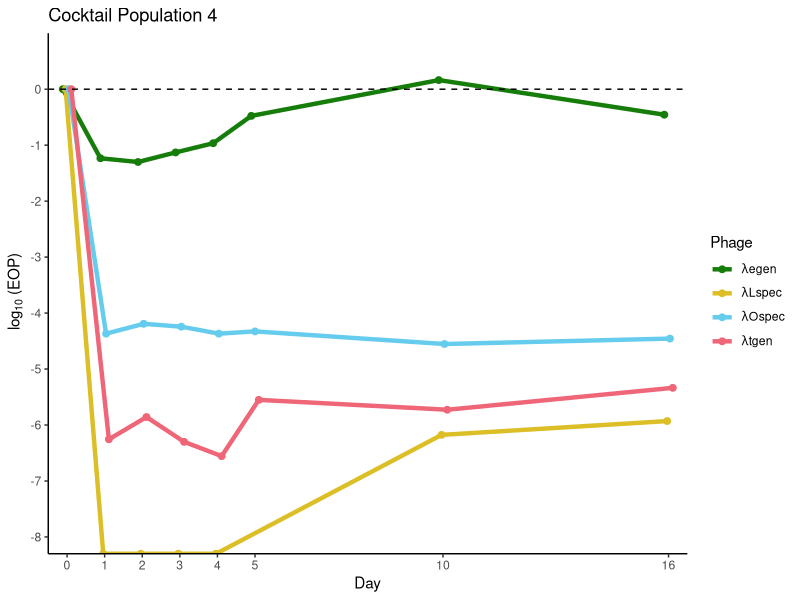
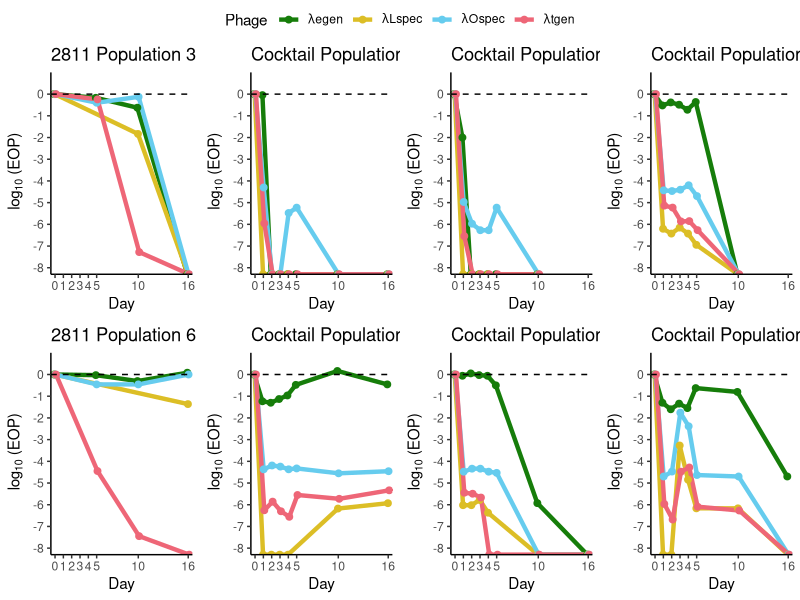

The R script that drew these images, in order:
library(ggplot2)
library(ggpubr)
library(dplyr)
library(tidyverse)
library(car)

setwd("CocktailvsGeneralist/Manuscript/Figure 5")
rawdat <- read.csv(file = "22-01-20-resistance-master.csv")
rawdat <- rawdat[!is.na(rawdat$Titer),]

# Manually specify colors for each Treatment
colores <- c('#DCBE26','#66CCEE','#EE6677','#167D0A')
names(colores) <- c('EvoC','LamB Spec','OmpF Spec','2811')

# CALCULATE EOP ####
# with respect to controls measured on same day
# make index and empty EOP columns
rawdat$index <- 1:nrow(rawdat)
rawdat$EOP <- 0

# subset for each day batch and phage
#  take REL606 titer for that day
#  calculate EOP and append to rawdat$EOP by index
for (i in unique(rawdat$Date)) {
  for (j in unique(rawdat$Phage)) {
    # can set both vals and subset by both at same time
    sub <- subset(rawdat, Date == i & Phage == j)
    titer_606 <- sub[sub$Treatment == 'REL606',]$Titer
    sub$EOP <- sub$Titer/titer_606
    rawdat$EOP[sub$index] <- sub$EOP
  }
}

# log10 Trans ####
rawdat$logEOP <- log10(rawdat$EOP)
#rawdat$logEOP[rawdat$logEOP == -Inf] <- -8

# Log10 line plot EOP ####
sumdat <- subset(rawdat, Population != 0) %>%
  group_by(Date,Treatment,Population,Timepoint,Phage) %>%
  summarise(
    mean = (mean(EOP)),
    median = (median(EOP)),
    sd = (sd(EOP)),
    n = n(),
    se = sd / sqrt(n) 
  )

sumdat$logmedi <- log10(sumdat$median)
#sumdat$logmedi[sumdat$logmedi == -Inf] <- -8

pd <- position_dodge(0.3)
eop_line_plot <- list()
counter2 <- 0
for (i in 1:length(unique(sumdat$Treatment))) {
  treat <- unique(sumdat$Treatment)[i]
  sum_T <- subset(sumdat, Treatment == treat)
  sub_T <- subset(rawdat, Treatment == treat)
  for (j in 1:length(unique(sort(sub_T$Population)))) {
    pop <- unique(sort(sub_T$Population))[j]
    if (treat == 'REL606' | treat == "L-" | treat == 'O-' | pop < 1) {
    } else {
      counter2 <- counter2 + 1
      sum_TP <- subset(sum_T, Treatment == treat &
                         Population == pop)
      sub_TP <- subset(sub_T, Treatment == treat &
                         Population == pop)
      eop_line_plot[[counter2]] <- ggplot(data = sum_TP, 
                                          aes(x = Timepoint,
                                              y = log10(median),
                                              color = Phage)) +
        theme_classic() +
        geom_line(position = pd, size = 1.5, alpha = 1) +
        geom_point(position = pd, size = 2, alpha = 1) +
        #geom_point(data = sub_TP,
        #            aes(x = Timepoint, y = log10(EOP)),
        #            position = pd, alpha = 0.1) +
        labs(title = paste(treat,'Population',pop,sep = ' '),
             x = 'Day',
             y = bquote(~log[10]~'(EOP)')) +
        scale_y_continuous(limits = c(-8.3,1),
                           breaks = seq(-8,0,1),
                           expand = c(0,0)) +
        scale_x_continuous(limits = c(-0.5,16.5),
                           breaks = c(0,1,2,3,4,5,10,16),
                           expand = c(0,0)) +
        scale_color_manual(values = colores,
                           labels = c(expression(lambda*egen),
                                      expression(lambda*Lspec),
                                      expression(lambda*Ospec),
                                      expression(lambda*tgen))) +
        scale_fill_manual(values = colores) +
        geom_hline(yintercept = 0, linetype = 'dashed')
        #annotate("rect",xmin=c(-0.5,-0.5),xmax=c(16.5,16.5),
        #         ymin=c(-8.3,-8.3) ,ymax=c(-8,-8),
        #         alpha=1, color="gray", fill="gray")
    }
  }
}
eop_line_plot[[4]]
EOP_plot_mat_tog <- ggarrange(eop_line_plot[[8]], eop_line_plot[[1]], eop_line_plot[[2]],eop_line_plot[[3]],
                              eop_line_plot[[9]], eop_line_plot[[4]], eop_line_plot[[5]],eop_line_plot[[6]],
                              legend = 'top',
                              common.legend = TRUE,
                              ncol =4, nrow =2)
#EOP_plot_mat_tog
ggsave(filename = 'logEOP-median2.pdf', EOP_plot_mat_tog,
       width = 12, height = 5)


